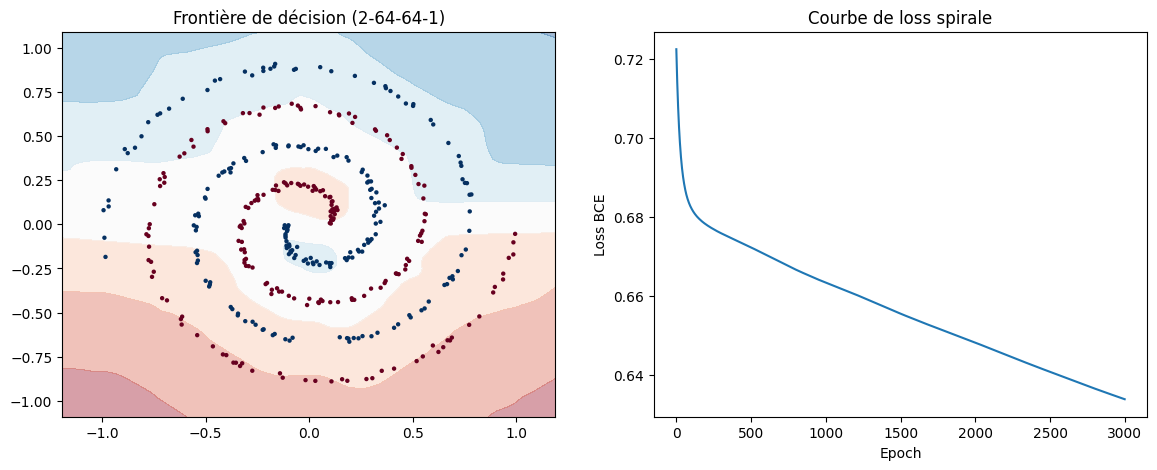

Write Python code to recreate this figure.
import numpy as np
import matplotlib
matplotlib.use('Agg')
import matplotlib.pyplot as plt


def generate_spiral(n_points=200, noise=0.1, seed=42):
    """Génère deux spirales entrelacées : classe 0 et classe 1."""
    np.random.seed(seed)
    n = n_points // 2
    theta0 = np.linspace(0, 4 * np.pi, n) + np.random.randn(n) * noise
    theta1 = np.linspace(0, 4 * np.pi, n) + np.random.randn(n) * noise + np.pi
    r = np.linspace(0.1, 1.0, n)
    X0 = np.c_[r * np.cos(theta0), r * np.sin(theta0)]
    X1 = np.c_[r * np.cos(theta1), r * np.sin(theta1)]
    X = np.vstack([X0, X1])
    y = np.hstack([np.zeros(n), np.ones(n)])
    return X, y


def sigmoid(x):
    return 1 / (1 + np.exp(-x))


# TODO : implémenter relu(x)      → max(0, x)  — np.maximum(0, x)
def relu(x):
    return np.maximum(0, x)


# TODO : implémenter relu_grad(x) → dérivée de relu : 1 si x > 0, sinon 0
def relu_grad(x):
    return (x > 0).astype(float)


def bce_loss(y_true, y_pred):
    y_pred = np.clip(y_pred, 1e-7, 1 - 1e-7)
    return -np.mean(y_true * np.log(y_pred) + (1 - y_true) * np.log(1 - y_pred))


X, y = generate_spiral(n_points=400, noise=0.15)

# Architecture 2-64-64-1 avec initialisation He (std = sqrt(2 / n_entrées))
# TODO : initialiser W1 [2, 64], b1 [64], W2 [64, 64], b2 [64], W3 [64, 1], b3 [1]
#        ex. W1 = np.random.randn(2, 64) * np.sqrt(2 / 2)
np.random.seed(42)
W1 = np.random.randn(2, 64) * np.sqrt(2 / 2)
b1 = np.zeros(64)
W2 = np.random.randn(64, 64) * np.sqrt(2 / 64)
b2 = np.zeros(64)
W3 = np.random.randn(64, 1) * np.sqrt(2 / 64)
b3 = np.zeros(1)

lr = 0.01
n_epochs = 3000
n = len(y)

losses = []

for epoch in range(n_epochs):
    # TODO : forward — 3 couches
    #   couche 1 : z1 = X @ W1 + b1   →   a1 = relu(z1)
    #   couche 2 : z2 = a1 @ W2 + b2  →   a2 = relu(z2)
    #   sortie   : z3 = a2 @ W3 + b3  →   y_pred = sigmoid(z3).flatten()
    z1 = np.dot(X, W1) + b1
    a1 = relu(z1)
    z2 = np.dot(a1, W2) + b2
    a2 = relu(z2)
    z3 = np.dot(a2, W3) + b3
    y_pred = sigmoid(z3).flatten()

    loss = bce_loss(y, y_pred)
    losses.append(loss)

    # TODO : backward — remonter les gradients couche par couche
    #   sortie   : err3 = y_pred - y
    #              dW3 = a2.T @ err3.reshape(-1,1) / n  ;  db3 = mean(err3)
    #   couche 2 : err2 = (err3.reshape(-1,1) @ W3.T) * relu_grad(z2)
    #              dW2 = a1.T @ err2 / n  ;  db2 = mean(err2, axis=0)
    #   couche 1 : err1 = (err2 @ W2.T) * relu_grad(z1)
    #              dW1 = X.T @ err1 / n  ;  db1 = mean(err1, axis=0)
    err3 = y_pred - y
    dW3 = np.dot(a2.T, err3.reshape(-1, 1)) / n
    db3 = np.mean(err3)

    err2 = np.dot(err3.reshape(-1, 1), W3.T) * relu_grad(z2)
    dW2 = np.dot(a1.T, err2) / n
    db2 = np.mean(err2, axis=0)

    err1 = np.dot(err2, W2.T) * relu_grad(z1)
    dW1 = np.dot(X.T, err1) / n
    db1 = np.mean(err1, axis=0)

    # TODO : mettre à jour W1, b1, W2, b2, W3, b3
    W1 = W1 - lr * dW1
    b1 = b1 - lr * db1
    W2 = W2 - lr * dW2
    b2 = b2 - lr * db2
    W3 = W3 - lr * dW3
    b3 = b3 - lr * db3

    if epoch % 500 == 0:
        acc = np.mean((y_pred > 0.5) == y)
        print(f"Epoch {epoch:4d} | Loss: {loss:.4f} | Accuracy: {acc:.2%}")

# Frontière de décision (code fourni)
h = 0.02
xx, yy = np.meshgrid(np.arange(X[:, 0].min() - 0.2, X[:, 0].max() + 0.2, h),
                      np.arange(X[:, 1].min() - 0.2, X[:, 1].max() + 0.2, h))
grid = np.c_[xx.ravel(), yy.ravel()]
a1g = relu(np.dot(grid, W1) + b1)
a2g = relu(np.dot(a1g, W2) + b2)
zg  = sigmoid(np.dot(a2g, W3) + b3).reshape(xx.shape)

fig, axes = plt.subplots(1, 2, figsize=(14, 5))
axes[0].contourf(xx, yy, zg, alpha=0.4, cmap='RdBu')
axes[0].scatter(X[:, 0], X[:, 1], c=y, cmap='RdBu', s=10, edgecolors='none')
axes[0].set_title("Frontière de décision (2-64-64-1)")
axes[1].plot(losses)
axes[1].set_xlabel("Epoch")
axes[1].set_ylabel("Loss BCE")
axes[1].set_title("Courbe de loss spirale")
plt.savefig("phase4_spirale.png", dpi=100, bbox_inches='tight')

print(f"\nLoss finale : {losses[-1]:.4f}")
print(f"Accuracy finale : {np.mean((y_pred > 0.5) == y):.2%}")
